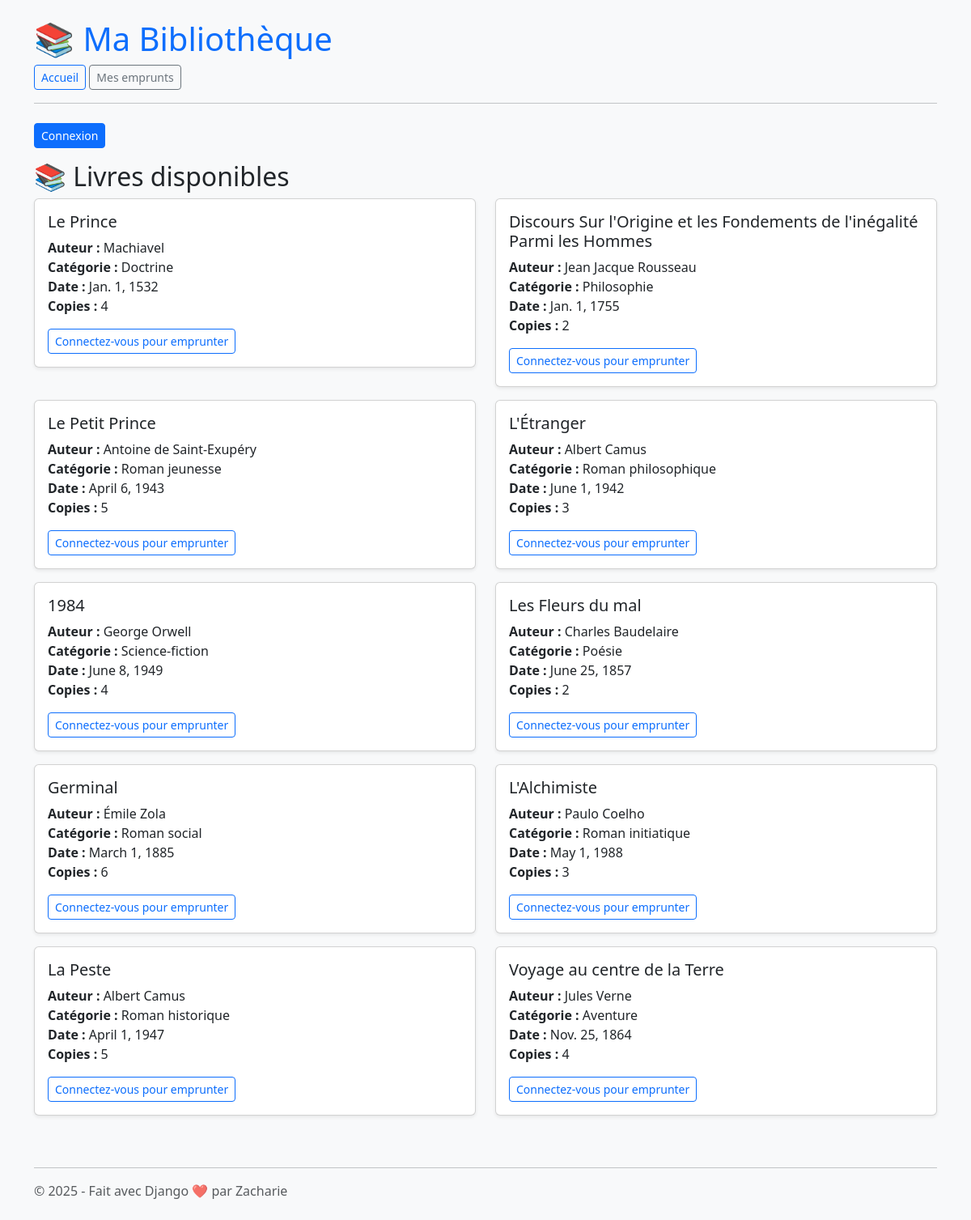
The page / on the database its author committed.
### core/models.py (models this page shows, shortened)
class Livre(models.Model):
    titre = models.CharField(max_length=255)
    auteur = models.ForeignKey(Auteur, on_delete=models.CASCADE)
    categorie = models.ForeignKey(Categorie, on_delete=models.SET_NULL, null=True)
    date_publication = models.DateField()
    copies_disponibles = models.PositiveIntegerField(default=1)

class Auteur(models.Model):
    nom = models.CharField(max_length=255)

class Categorie(models.Model):
    nom = models.CharField(max_length=100)

### core/views.py (the view)
# urls.py: path('', views.ListeLivre.as_view(), name='liste_livre'),
class ListeLivre(ListView):
    model = Livre
    template_name = "core/liste_livre.html"
    context_object_name = "livres"

### core/templates/core/liste_livre.html
{% extends 'base.html' %}
{% block content %}
  <h2>📚 Livres disponibles</h2>
  <div class="row">
    {% for livre in livres %}
      <div class="col-md-6 mb-3">
        <div class="card shadow-sm">
          <div class="card-body">
            <h5 class="card-title">{{ livre.titre }}</h5>
            <p class="card-text">
              <strong>Auteur :</strong> {{ livre.auteur.nom }}<br>
              <strong>Catégorie :</strong> {{ livre.categorie.nom }}<br>
              <strong>Date :</strong> {{ livre.date_publication }}<br>
              <strong>Copies :</strong> {{ livre.copies_disponibles }}
            </p>
            {% if user.is_authenticated %}
              {% if livre.copies_disponibles > 0 %}
                <form method="post" action="{% url 'emprunter-livre' livre.id %}">
                  {% csrf_token %}
                  <button type="submit" class="btn btn-success btn-sm">📖 Emprunter</button>
                </form>
              {% else %}
                <span class="badge bg-secondary">Non disponible</span>
              {% endif %}
            {% else %}
              <a href="{% url 'login' %}" class="btn btn-outline-primary btn-sm">Connectez-vous pour emprunter</a>
            {% endif %}
          </div>
        </div>
      </div>
    {% empty %}
      <div class="col-12">Aucun livre disponible pour le moment.</div>
    {% endfor %}
  </div>
{% endblock %}

### core/templates/base.html (shortened to what this page needs)
<!DOCTYPE html>
<html lang="fr">
<head>
    <link href="https://cdn.jsdelivr.net/npm/bootstrap@5.3.3/dist/css/bootstrap.min.css" rel="stylesheet">
</head>
<body class="bg-light">
    <div class="container my-4">
        <header class="mb-4">
            <h1 class="text-primary">📚 Ma Bibliothèque</h1>
            <nav class="mb-3">
                <a class="btn btn-outline-primary btn-sm" href="{% url 'liste_livre' %}">Accueil</a>
                <a class="btn btn-outline-secondary btn-sm" href="{% url 'liste-emprunts' %}">Mes emprunts</a>
            </nav>
            <hr>
        </header>
        {% if user.is_authenticated %}
            <p>Bonjour, <strong>{{ user.username }}</strong>!
                <form method="post" action="{% url 'logout' %}" style="display:inline;">
                    {% csrf_token %}
                    <button type="submit" class="btn btn-sm btn-danger">Déconnexion</button>
                </form>
            </p>
        {% else %}
            <p><a class="btn btn-primary btn-sm" href="{% url 'login' %}">Connexion</a></p>
        {% endif %}
        {% block content %}{% endblock %}
        <footer class="mt-5">
            <hr>
            <p class="text-muted">© 2025 - Fait avec Django ❤️ par Zacharie</p>
        </footer>
    </div>
</body>
</html>

### rows shown on the page
Livre: titre "Le Prince", auteur.nom "Machiavel", categorie.nom "Doctrine", date_publication "Jan. 1, 1532", copies_disponibles "4"
Livre: titre "Discours Sur l'Origine et les Fondements de l'inégalité Parmi les Hommes", auteur.nom "Jean Jacque Rousseau", categorie.nom "Philosophie", date_publication "Jan. 1, 1755", copies_disponibles "2"
Livre: titre "Le Petit Prince", auteur.nom "Antoine de Saint-Exupéry", categorie.nom "Roman jeunesse", date_publication "April 6, 1943", copies_disponibles "5"
Livre: titre "L'Étranger", auteur.nom "Albert Camus", categorie.nom "Roman philosophique", date_publication "June 1, 1942", copies_disponibles "3"
Livre: titre "1984", auteur.nom "George Orwell", categorie.nom "Science-fiction", date_publication "June 8, 1949", copies_disponibles "4"
Livre: titre "Les Fleurs du mal", auteur.nom "Charles Baudelaire", categorie.nom "Poésie", date_publication "June 25, 1857", copies_disponibles "2"
Livre: titre "Germinal", auteur.nom "Émile Zola", categorie.nom "Roman social", date_publication "March 1, 1885", copies_disponibles "6"
Livre: titre "L'Alchimiste", auteur.nom "Paulo Coelho", categorie.nom "Roman initiatique", date_publication "May 1, 1988", copies_disponibles "3"
Livre: titre "La Peste", auteur.nom "Albert Camus", categorie.nom "Roman historique", date_publication "April 1, 1947", copies_disponibles "5"
Livre: titre "Voyage au centre de la Terre", auteur.nom "Jules Verne", categorie.nom "Aventure", date_publication "Nov. 25, 1864", copies_disponibles "4"
